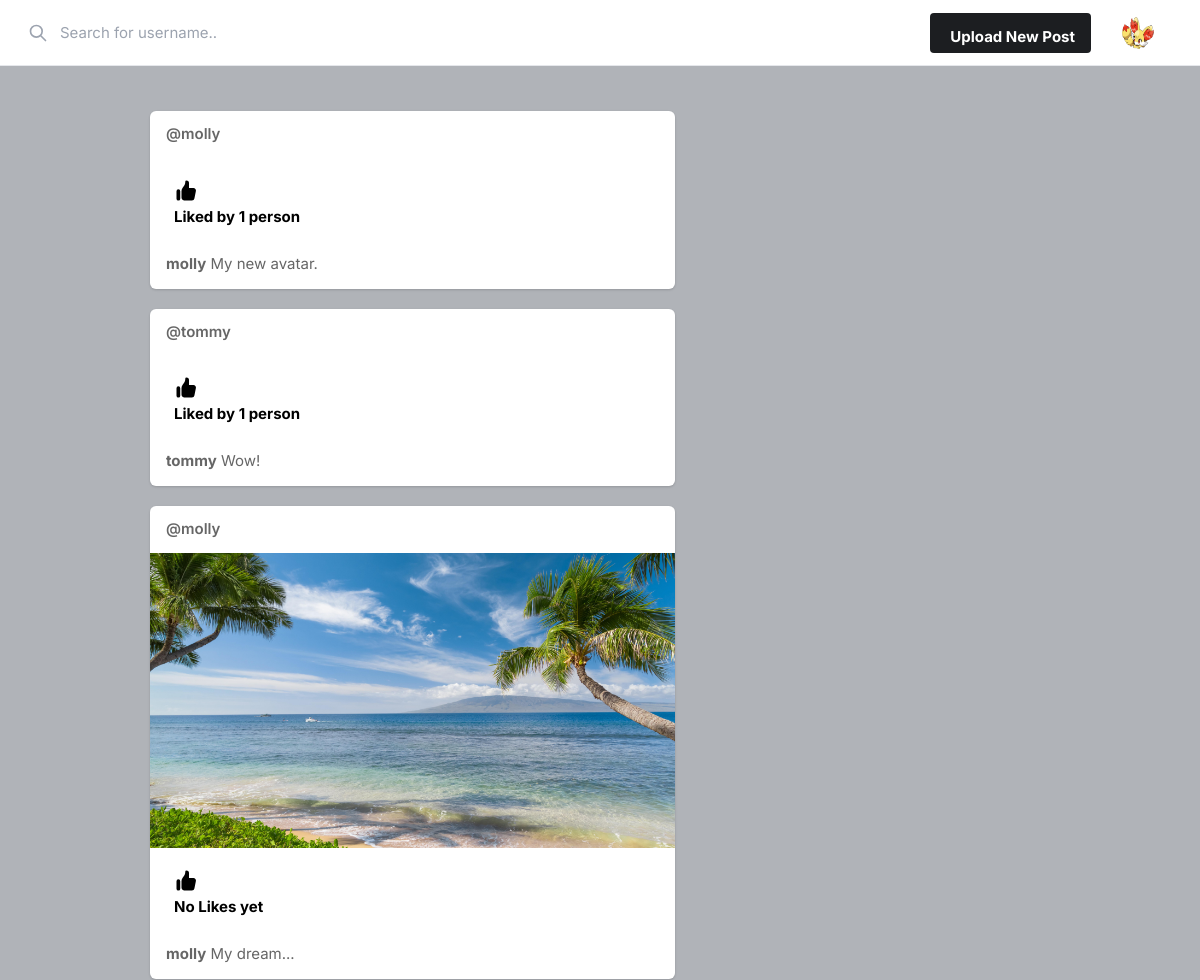
Page / (signed in, upper part) on the earlier database version.
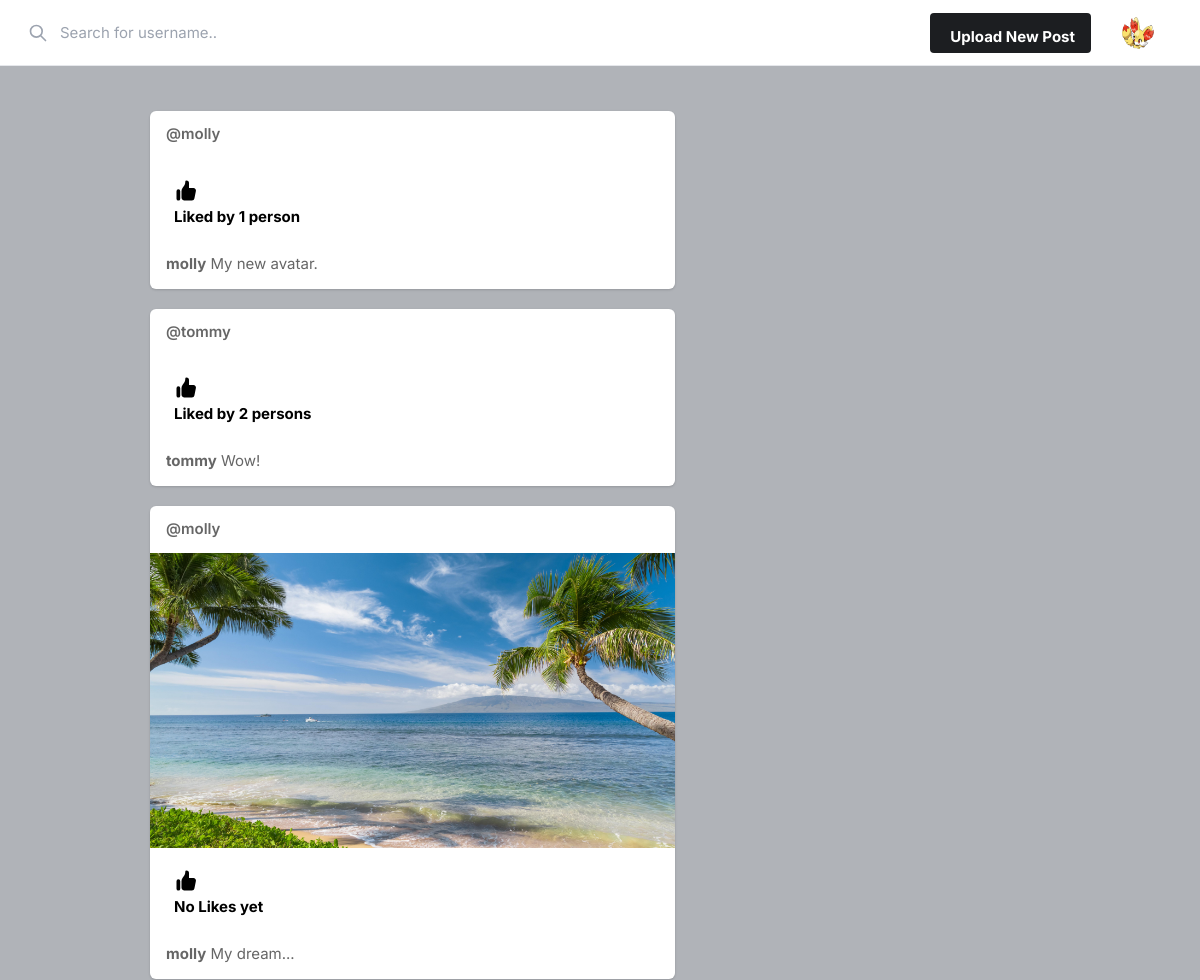
Same page on the later database version.
### core/models.py (models this page shows, shortened)
class Profile(models.Model):
    user = models.ForeignKey(USER, on_delete=models.CASCADE)
    first_name = models.TextField(blank=True)
    last_name = models.TextField(blank=True)
    id_user = models.IntegerField()
    bio = models.TextField(blank=True)
    profile_img = models.ImageField(upload_to="profile_images",
                                    default="blank-profile-picture.png")
    location = models.CharField(max_length=80, blank=True)

class Post(models.Model):
    id = models.UUIDField(primary_key=True, default=uuid.uuid4)
    user = models.CharField(max_length=80)
    image = models.ImageField(upload_to="post_images", blank=True)
    caption = models.TextField()
    created_at = models.DateTimeField(default=datetime.now)
    no_of_likes = models.IntegerField(default=0)

### core/views.py (the view)
# urls.py: path('', views.index, name='index'),
@login_required(login_url='signin')
def index(request):
    user_object = User.objects.get(username=request.user.username)
    user_profile = Profile.objects.get(user=user_object)
    posts = Post.objects.all()
    return render(request, 'index.html', {'user_profile': user_profile, 'posts': posts})

### templates/index.html (shortened to what this page needs)
{% load static %}
<!DOCTYPE html>
<html lang="en">
<head>
    <link rel="stylesheet" href="{% static 'assets/css/icons.css' %}">
    <link rel="stylesheet" href="{% static 'assets/css/uikit.css' %}">
    <link rel="stylesheet" href="{% static 'assets/css/style.css' %}">
    <link rel="stylesheet" href="{% static 'assets/css/tailwind.css' %}">
</head>
<body>
            <header>
                <div class="header_inner">
                    <div class="left-side">
                        <div class="header_search">
                            <input type="text" placeholder="Search for username..">
                            <div class="icon-search">
                                <svg xmlns="http://www.w3.org/2000/svg" fill="none" viewBox="0 0 24 24"
                                    stroke="currentColor">
                                    <path stroke-linecap="round" stroke-linejoin="round" stroke-width="2"
                                        d="M21 21l-6-6m2-5a7 7 0 11-14 0 7 7 0 0114 0z" />
                                </svg>
                            </div>
                        </div>
                    </div>
                    <div class="right-side lg:pr-4">
                        <a href="#"
                            class="bg-pink-500 flex font-bold hidden hover:bg-pink-600 hover:text-white inline-block items-center lg:block max-h-10 mr-4 px-4 py-2 rounded shado text-white">
                              Upload New Post
                        </a>
                        <a href="#">
                            <img src="{{user_profile.profile_img.url}}" class="header-avatar" alt="">
                        </a>
                    </div>
                </div>
            </header>
            <div class="container m-auto">
                <div class="lg:flex justify-center lg:space-x-10 lg:space-y-0 space-y-5">
                    <div class="space-y-5 flex-shrink-0 lg:w-7/12">
                        {% for post in posts reversed %}
                        <div class="bg-white shadow rounded-md  -mx-2 lg:mx-0">
                            <div class="flex justify-between items-center px-4 py-3">
                                <div class="flex flex-1 items-center space-x-4">
                                    <span class="block font-semibold "><a href="/profile/{{post.user}}">@{{post.user}}</a></span>
                                </div>
                            </div>
                            <div uk-lightbox>
                                <a href="{{post.image.url}}">
                                    <img src="{{post.image.url}}" alt="">
                                </a>
                            </div>
                            <div class="py-3 px-4 space-y-3">
                                <div class="flex space-x-4 lg:font-bold">
                                    <a href="/likes?post_id={{post.id}}" class="flex items-center space-x-2">
                                        <div class="p-2 rounded-full text-black">
                                            {% if post.no_of_likes == 0 %}
                                                <p>No Likes yet</p>
                                            {% elif post.no_of_likes == 1 %}
                                                <p>Liked by {{post.no_of_likes}} person</p>
                                            {% else %}
                                                <p>Liked by {{post.no_of_likes}} persons</p>
                                            {% endif %}
                                        </div>
                                    </a>
                                </div>
                                <p>
                                    <a href="/profile/{{post.user}}"><strong>{{post.user}}</strong></a> {{post.caption}}</a>
                                </p>
                            </div>
                        </div>
                        {% endfor %}
                    </div>
                    <div class="lg:w-5/12">
                                </div>
                            </div>
                        </div>
</body>
</html>

### static/assets/css/style.css (style rules this page uses)
body { background-color: #B0B3B8!important; }
input { height: 48px; line-height: 48px; padding: 0 20px; outline: none; font-size: 15px; color: #808080; max-width: 100%; width: 100%; -webkit-box-sizing: border-box; box-sizing: border-box; display: block; font-weight: 400; opacity: 1; border-radius: 4px; border: none; -webkit-box-shadow: 0 1px 4px 0px rgba(0, 0, 0, 0.12); box-shadow: 0 1px 4px 0px rgba(0, 0, 0, 0.12); }
input[type="text"], input[type="password"], input[type="email"], input[type="number"] { height: 48px; line-height: 48px; padding: 0 20px; outline: none; font-size: 15px; color: #808080; max-width: 100%; width: 100%; -webkit-box-sizing: border-box; box-sizing: border-box; display: block; font-weight: 400; opacity: 1; border-radius: 4px; border: none; -webkit-box-shadow: 0 1px 4px 0px rgba(0, 0, 0, 0.12); box-shadow: 0 1px 4px 0px rgba(0, 0, 0, 0.12); }
input { -webkit-transition: all 0.1s ease-in-out; transition: all 0.1s ease-in-out; }
::placeholder { color: #808080; opacity: 1; }
a { color: #be185d; -webkit-transition: 0.3s; transition: 0.3s; outline: none !important; }
img { max-width: 100%; }
body { color: #666; font-size: 15px; line-height: 27px; background-color: #f0f2f5; font-family: "Inter", sans-serif; text-transform: none; }
body p { font-size: 15px; line-height: 27px; }
input[type="text"], input[type="password"], input[type="email"] { font-family: "Inter", sans-serif; text-transform: none; }
b, strong { font-weight: 700 !important; }
@media (min-width: 1024px) { .container { max-width: 900px !important; padding-top: 45px; } }
header { background-color: #fff; left: 0; right: 0; top: 0; z-index: 99; height: 66px; display: -webkit-box; display: -ms-flexbox; display: flex; -webkit-box-align: center; -ms-flex-align: center; align-items: center; border-bottom: 1px solid #e5e7eb; }
header .header_inner { display: -webkit-box; display: -ms-flexbox; display: flex; -webkit-box-align: center; -ms-flex-align: center; align-items: center; max-width: 1090px; margin: auto; width: 100%; max-width: 100% !important; padding: 0 30px; }
header .header_inner .left-side { display: -webkit-box; display: -ms-flexbox; display: flex; -webkit-box-align: center; -ms-flex-align: center; align-items: center; }
header .header_inner .left-side .header_search { position: relative; }
header .header_inner .left-side .header_search input { margin: 0; height: 42px; -webkit-box-shadow: none; box-shadow: none; padding-left: 30px; width: 400px; background-color: transparent; }
header .header_inner .left-side .header_search .icon-search { width: 2.5rem; position: absolute; top: 0; left: 0; margin-left: -.75rem; height: 100%; display: -webkit-box; display: -ms-flexbox; display: flex; -webkit-box-pack: center; -ms-flex-pack: center; justify-content: center; -webkit-box-align: center; -ms-flex-align: center; align-items: center; }
header .header_inner .left-side .header_search .icon-search svg { width: 20px; color: #9ca3af; }
header .header_inner .right-side { display: -webkit-box; display: -ms-flexbox; display: flex; -webkit-box-align: center; -ms-flex-align: center; align-items: center; -webkit-box-pack: end; -ms-flex-pack: end; justify-content: flex-end; margin-left: auto; }
header .header_inner .right-side .header-avatar { width: 32px; height: 32px; border-radius: 100%; margin-left: 15px; }

Differences in the rows shown:
changed Post "tommy": no_of_likes "1" → "2"; no_of_likes "person" → "persons"
